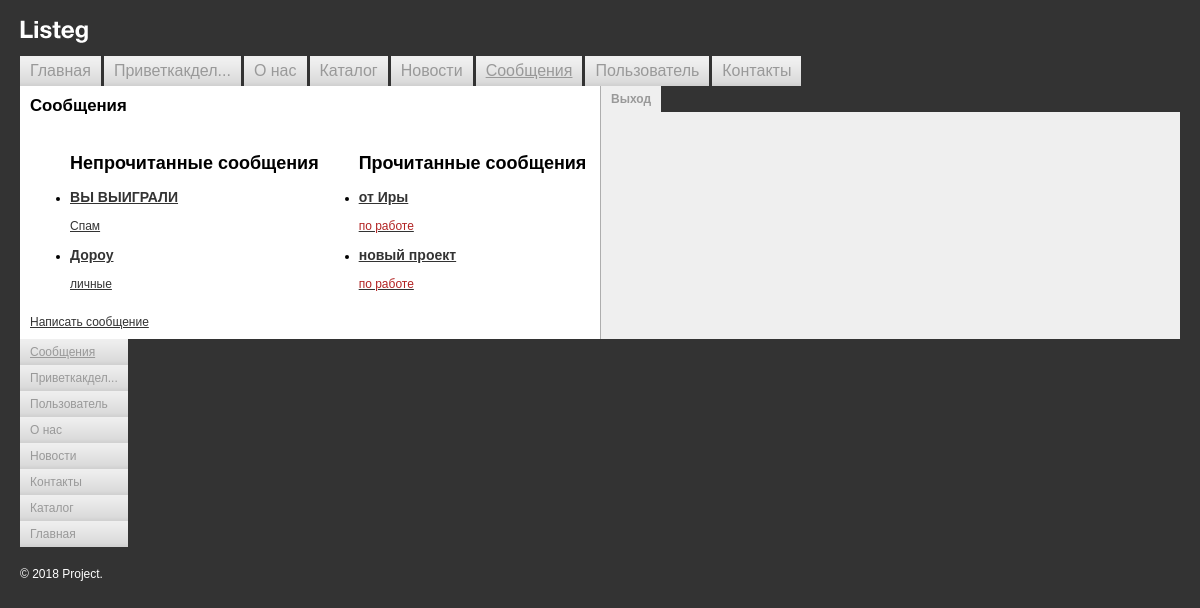
The page /route/posts/index.php (signed in) on the database its author committed.
### tables this page shows
CREATE TABLE `groups` (
  `id` int(11) NOT NULL AUTO_INCREMENT,
  `name` varchar(45) NOT NULL,
  `description` varchar(255) DEFAULT NULL,
  PRIMARY KEY (`id`)
);

CREATE TABLE `messages` (
  `id` int(11) NOT NULL AUTO_INCREMENT,
  `text` varchar(255) NOT NULL,
  `header` varchar(15) DEFAULT NULL,
  `datetime` datetime NOT NULL,
  `read_message_flag` int(11) NOT NULL,
  `section_id` int(11) DEFAULT NULL,
  `sender_id` int(11) NOT NULL,
  `recipient_id` int(11) NOT NULL,
  PRIMARY KEY (`id`),
  KEY `sender_id` (`sender_id`),
  KEY `recipient_id` (`recipient_id`),
  KEY `section_id` (`section_id`),
  CONSTRAINT `messages_ibfk_5` FOREIGN KEY (`sender_id`) REFERENCES `users` (`id`) ON DELETE CASCADE ON UPDATE CASCADE,
  CONSTRAINT `messages_ibfk_6` FOREIGN KEY (`recipient_id`) REFERENCES `users` (`id`) ON DELETE CASCADE ON UPDATE CASCADE,
  CONSTRAINT `messages_ibfk_8` FOREIGN KEY (`section_id`) REFERENCES `sections` (`id`)
);

CREATE TABLE `sections` (
  `id` int(11) NOT NULL AUTO_INCREMENT,
  `color_id` int(11) DEFAULT NULL,
  `name` varchar(20) NOT NULL,
  `datetime` datetime NOT NULL,
  `user_id` int(11) NOT NULL,
  `parent_id` int(11) DEFAULT NULL,
  PRIMARY KEY (`id`),
  KEY `color_id` (`color_id`),
  KEY `user_id` (`user_id`),
  KEY `parent_id` (`parent_id`),
  CONSTRAINT `sections_ibfk_10` FOREIGN KEY (`parent_id`) REFERENCES `sections` (`id`) ON DELETE CASCADE ON UPDATE CASCADE,
  CONSTRAINT `sections_ibfk_2` FOREIGN KEY (`color_id`) REFERENCES `colors` (`id`),
  CONSTRAINT `sections_ibfk_9` FOREIGN KEY (`user_id`) REFERENCES `users` (`id`) ON DELETE CASCADE ON UPDATE CASCADE
);

### include/main_menu.php (called while the page is built)
<?php
$menuItemsArr = [
    [
        'title' => 'Главная',
        'path' => '/',
        'sort' => 1,
    ],
    [
        'title' => 'Пользователь',
        'path' => '/route/user/',
        'sort' => 7,
    ],
    [
        'title' => 'О нас',
        'path' => '/route/about/',
        'sort' => 3,
    ],
    [
        'title' => 'Контакты',
        'path' => '/route/contacts/',
        'sort' => 10,
    ],
    [
        'title' => 'Новости',
        'path' => '/route/news/',
        'sort' => 5,
    ],
    [
        'title' => 'Каталог',
        'path' => '/route/catalog/',
        'sort' => 4,
    ],
    [
        'title' => 'Приветкакделачто',
        'path' => '/route/sale/',
        'sort' => 2,
    ],
    [
        'title' => 'Сообщения',
        'path' => '/route/posts/',
        'sort' => 6,
    ],
];

### include/authorization.php (called while the page is built, shortened)
<?php
function isSessionExists(): bool
{
    return isset($_SESSION['successedLogin']) ?? false;
}

### include/dbConnect.php (called while the page is built, shortened)
<?php
function connect()
{
    static $connection = null;
    if ($connection === null) {
        $connection = mysqli_connect('mysqldb', 'dev', 'dev', 'dev') or die('connection Error');
        mysqli_set_charset($connection, 'utf8');
    }
    return $connection;
}
function getGroups(int $id)
{
    $result = [];
    $query = mysqli_query(
        connect(),
        "SELECT gr.id, gr.name, gr.description FROM users AS u
        LEFT JOIN group_user AS gu ON u.id = gu.user_id
        LEFT JOIN groups as gr ON gu.group_id = gr.id
        WHERE u.id = $id"
    );
    while ($row = mysqli_fetch_assoc($query)) {
        $result[] = $row;
    }
    return $result;
}
function getMessagesList(int $id, int $flag)
{
    $query = mysqli_query(
        connect(),
        "SELECT m.id, m.header, s.name, c.hex FROM messages AS m
        LEFT JOIN users AS u ON m.recipient_id = u.id
        LEFT JOIN sections AS s ON m.section_id = s.id
        LEFT JOIN colors AS c ON s.color_id = c.id
        WHERE m.recipient_id = $id AND m.read_message_flag = $flag"
    );
    while ($row = mysqli_fetch_assoc($query)) {
        $result[] = $row;
    }
    return $result;
}

### route/posts/index.php (the view, shortened to what this page needs)
<?php
require_once($_SERVER['DOCUMENT_ROOT'] . '/homework/block_3/templates/header.php');
?>
<table width="100%" border="0" cellspacing="0" cellpadding="0">
    <tr>
        <td class="left-collum-index">
            <h1><?= showTitle($menuItemsArr); ?></h1>
            <?php foreach (getGroups($_SESSION['idActiveUser']) as $group) : ?>
                <?php if ($group['id'] == 2) : ?>
                    <div class="messages__wrapper">
                        <ul class="unread-messages__list">
                            <h2 class="unread-messages__title">Непрочитанные сообщения</h2>
                            <?php $unreadMessages = getMessagesList($_SESSION['idActiveUser'], UNREAD); ?>
                            <?php if (isset($unreadMessages)) : ?>
                                <?php foreach ($unreadMessages as $message) : ?>
                                    <li class="unread-messages__item">
                                        <a href="./view/index.php?id=<?= $message['id'] ?>" class="message__link">
                                            <h3 class="message__header"><?= $message['header'] ?></h3>
                                            <p class="message__section" style="color: <?= $message['hex'] ?>">
                                                <?= $message['name'] ?>
                                            </p>
                                        </a>
                                    </li>
                                <?php endforeach ?>
                            <?php else : ?>
                                <p>У вас нет непрочитанных сообщений</p>
                            <?php endif ?>
                        </ul>
                        <ul class="read-messages__list">
                            <h2 class="read-messages__title">Прочитанные сообщения</h2>
                            <?php $readMessages = getMessagesList($_SESSION['idActiveUser'], READ); ?>
                            <?php if (isset($readMessages)) : ?>
                                <?php foreach ($readMessages as $message) : ?>
                                    <li class="read-messages__item">
                                        <a href="./view/index.php?id=<?= $message['id'] ?>" class="message__link">
                                            <h3 class="message__header"><?= $message['header'] ?></h3>
                                            <p class="message__section" style="color: <?= $message['hex'] ?>">
                                                <?= $message['name'] ?>
                                            </p>
                                        </a>
                                    </li>
                                <?php endforeach ?>
                            <?php else : ?>
                                <p>У вас вообще нет сообщений</p>
                            <?php endif ?>
                        </ul>
                    </div>
                    <a href="./add/index.php" class="new-message">Написать сообщение</a>
                <?php endif ?>
            <?php endforeach ?>
        </td>
        <td class="right-collum-index">
            <?php require_once($_SERVER['DOCUMENT_ROOT'] . '/homework/block_3/templates/folders-menu.php') ?>
        </td>
    </tr>
</table>
<?php require_once($_SERVER['DOCUMENT_ROOT'] . '/homework/block_3/templates/footer.php');

### templates/header.php (shortened to what this page needs)
<?php
require_once($_SERVER['DOCUMENT_ROOT'] . '/homework/block_3/include/main_menu.php');
require_once($_SERVER['DOCUMENT_ROOT'] . '/homework/block_3/helpers/helperMenu.php');
require_once($_SERVER['DOCUMENT_ROOT'] . '/homework/block_3/include/dbConnect.php');
require_once($_SERVER['DOCUMENT_ROOT'] . '/homework/block_3/include/authorization.php');
?>
<!DOCTYPE html>
<html>
<head>
    <link href="<?= '/homework/block_3/styles.css' ?>" rel="stylesheet">
</head>
<body>
    <div class="header">
        <div class="logo"><img src="<?= '/homework/block_3/i/logo.png' ?>" width="68" height="23" alt="Project"></div>
        <div class="clearfix"></div>
    </div>
    <div class="clear">
        <ul class="main-menu top">
            <?= showMenu($menuItemsArr, 'sort', SORT_ASC) ?>
        </ul>
    </div>

### helpers/helperMenu.php
<?php
function arraySort(array $array, string $key = 'sort', $sort = SORT_ASC): array
{
    usort($array, function ($a, $b) use ($key, $sort) {
        return ($sort == SORT_ASC) ? $a[$key] <=> $b[$key] : $b[$key] <=> $a[$key];
    });
    return $array;
}
function cutString(string $line, int $length = 12, string $appends = '...'): string
{
    return mb_substr($line, 0, $length) . $appends;
}
function checkLongSrting(string $string): string
{
    if (mb_strlen($string) >= 15) {
        $string = cutString($string);
    }
    return $string;
}
function searchActivePage(string $string): bool
{
    return strstr($_SERVER['REQUEST_URI'], '/route/') === $string . 'index.php';
}
function showTitle(array $array): string
{
    foreach ($array as $item) {
        if (searchActivePage($item['path'])) {
            return $item['title'];
        }
    }
}
function insertId(string $path)
{
    if (searchActivePage($path)) {
        return 'id="active"';
    }
}
function insertPath($path): string
{
    return isSessionExists() ? "/homework/block_3{$path}index.php" : "/homework/block_3/index.php";
}
function showMenu(array $array, string $key = 'sort', $sort = SORT_ASC): string
{
    $menuItems = '';
    $sortedMenu = arraySort($array, $key, $sort);
    foreach ($sortedMenu as $item) {
        $titleMenu = checkLongSrting($item['title']);
        $activeMenuItem = insertId($item['path']);
        $pathMenuItem = insertPath($item['path']);
        $menuItems .= '<li><a href="' . $pathMenuItem . '" ' . $activeMenuItem . '>' . $titleMenu . '</a></li>';
    }
    return $menuItems;
}

### templates/folders-menu.php
<div class="project-folders-menu">
    <ul class="project-folders-v">
        <li class="project-folders-v-active">
            <?php if (isSessionExists()) : ?>
                <a href="?login=no" class="btnExit">Выход</a>
            <?php else : ?>
                <a href="?login=yes" class="btnLogin">Авторизация</a>
            <?php endif ?>
        </li>
    </ul>
    <div class="clearfix"></div>
</div>

### templates/footer.php (shortened to what this page needs)
<div class="clearfix">
    <ul class="main-menu bottom">
        <?= showMenu($menuItemsArr, 'title', SORT_DESC); ?>
    </ul>
</div>
<div class="footer">&copy;&nbsp;<nobr>2018</nobr> Project.</div>
</body>
</html>

### styles.css (style rules this page uses)
body { background: #333333; padding: 20px; margin: 0; color: #000000; font-family: Arial, Helvetica, sans-serif; font-size: 12px; }
div { border: none; font-size: 1em; }
tr td { font-size: 1em; border: none; }
img { border: none; }
a { text-decoration: underline; color: #333; }
.header { padding: 0; margin: 0 0 10px 0; border: none; }
.logo { float: left; margin: 0 10px 0 0; padding: 0; border: none; }
.logo img { border: none; }
.main-menu { margin: 0; padding: 0; clear: both; }
.main-menu li { list-style: none; float: left; background: url(i/top-menu-bg.gif) bottom repeat-x #efefef; margin: 0 3px 0 0; padding: 0; }
.main-menu.top { font-size: 16px; }
.main-menu.bottom { float: left; }
.main-menu.bottom li { float: none; display: block; }
.main-menu li a { padding: 6px 10px; text-decoration: none; display: block; color: #999999; }
#active { text-decoration: underline; }
.clearfix::after { content: ""; display: table; clear: both; }
.left-collum-index { background: #ffffff; margin: 0; padding: 10px; width: 50%; vertical-align: top; }
.left-collum-index h1 { font-size: 1.4em; color: #000000; margin: 0 0 10px 0; }
.messages__wrapper { display: flex; }
.right-collum-index { background: #efefef; margin: 0; padding: 0; width: 50%; border-left: solid 1px #aeaeae; vertical-align: top; }
.footer { color: #ffffff; margin: 20px 0 0 0; padding: 0; }
.project-folders-menu { background: #333333; margin: 0 0 10px 0; padding: 0 10px 0 0; }
.project-folders-v { margin: 0; padding: 0; }
.project-folders-v li { list-style: none; float: left; background: #333333; margin: 0 3px 0 0; padding: 0; }
.project-folders-v li a { padding: 6px 10px; text-decoration: none; display: block; color: #999999; }
.project-folders-v-active span, .project-folders-v-active a { padding: 6px 10px; text-decoration: none; display: block; color: #333333; background: #efefef; font-weight: bold; }

### rows shown on the page
messages: header "ВЫ ВЫИГРАЛИ", section.name "Спам"
messages: header "Дороу", section.name "личные"
messages: header "от Иры", section.name "по работе"
messages: header "новый проект", section.name "по работе"

### other values the page prints
$titleMenu "Главная"
$titleMenu "Приветкакдел..."
$titleMenu "О нас"
$titleMenu "Каталог"
$titleMenu "Новости"
$titleMenu "Сообщения"
$titleMenu "Пользователь"
$titleMenu "Контакты"
showTitle($menuItemsArr) "Сообщения"
